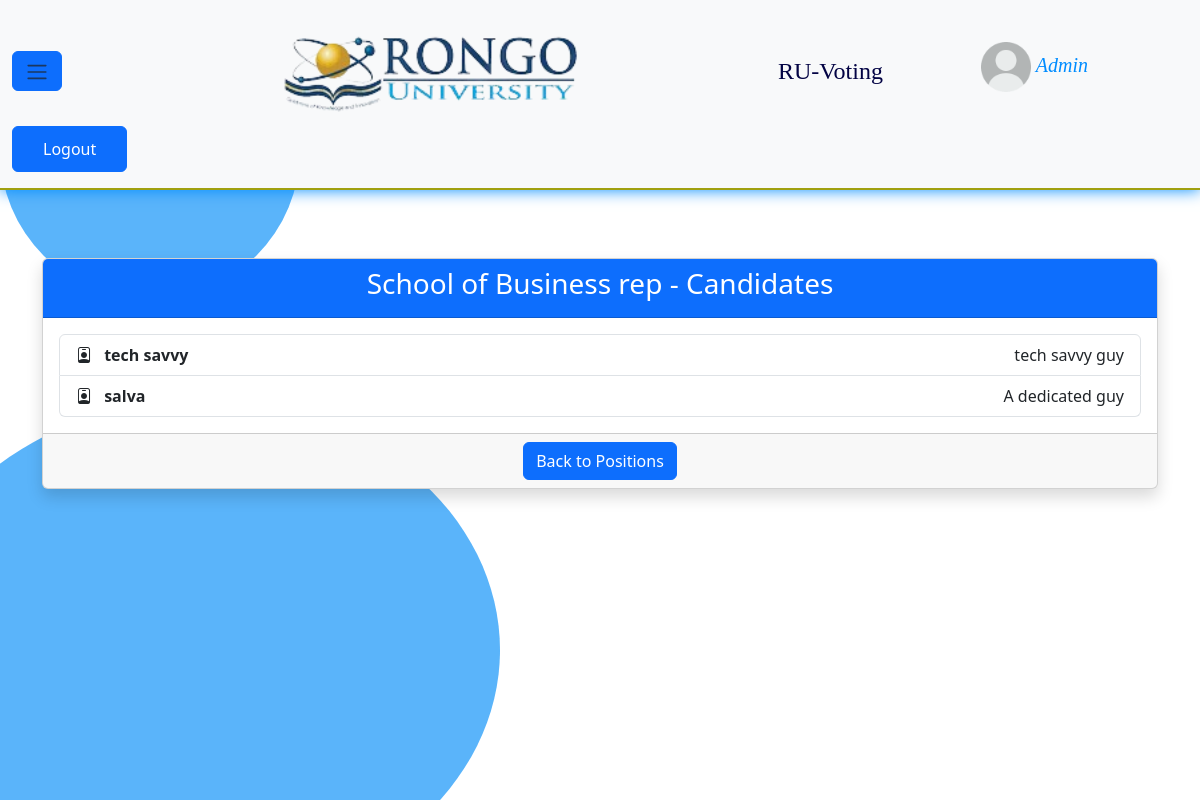
The app's page /position-details/2/ (signed in) with its own data.
### base/models.py (models this page shows, shortened)
class Position(models.Model):
    name = models.CharField(max_length=200, null=True)
    candidates = models.ManyToManyField(Candidate, related_name='positions')  # Many-to-many relationship

class Candidate(models.Model):
    name = models.CharField(max_length=200, null=True)
    image = models.ImageField(null=True, blank=True)
    bio = models.TextField(null=True)
    school = models.ForeignKey(School, on_delete=models.SET_NULL, null=True, blank=True, related_name='candidates')  # Associate candidate with a school

### base/views.py (the view)
# urls.py: path('position-details/<int:position_id>/', views.position_details, name='position_details'),  # New URL pattern
@login_required(login_url='login_view')
def position_details(request, position_id):
    position = get_object_or_404(Position, id=position_id)
    candidates = position.candidates.all()
    context = {'position': position, 'candidates': candidates}
    return render(request, 'base/position_details.html', context)

### base/templates/base/position_details.html
{% extends 'base/index.html' %}
{% load static %}
{% block content %}
  <div class="container mt-5">
    <div class="card shadow">
      <div class="card-header bg-primary text-white">
        <h3 class="card-title text-center">{{ position.name }} - Candidates</h3>
      </div>
      <div class="card-body">
        {% if candidates %}
          <div class="list-group">
            {% for candidate in candidates %}
              <div class="list-group-item list-group-item-action d-flex justify-content-between align-items-center">
                <span class="fw-bold">
                  <i class="bi bi-person-badge me-2"></i> {{ candidate.name }}
                </span>
                <span>{{ candidate.bio }}</span>
              </div>
            {% endfor %}
          </div>
        {% else %}
          <div class="alert alert-warning text-center">
            No candidates available for this position.
          </div>
        {% endif %}
      </div>
      <div class="card-footer text-center">
        <a href="{% url 'positions_list' %}" class="btn btn-primary">Back to Positions</a>
      </div>
    </div>
  </div>
{% endblock %}

### base/templates/base/index.html (shortened to what this page needs)
{% load static %}
<!doctype html>
<html lang="en">
  <head>
    <link href="https://cdn.jsdelivr.net/npm/bootstrap@5.3.3/dist/css/bootstrap.min.css" rel="stylesheet">
    <link rel="stylesheet" href="https://cdn.jsdelivr.net/npm/bootstrap-icons@1.11.3/font/bootstrap-icons.min.css">
  </head>
  <body class="d-flex flex-column vh-100 overflow-hidden">
    <nav class="navbar navbar-light bg-light py-3" style="border-bottom: 2px solid rgb(160, 160, 15); box-shadow: 0px 0px 15px rgb(0, 140, 255);">
      <div class="container-fluid d-flex align-items-center">
        <button class="btn btn-primary me-3" type="button" data-bs-toggle="offcanvas" data-bs-target="#offcanvasScrolling" aria-controls="offcanvasScrolling">
          <span class="navbar-toggler-icon"></span>
        </button>
        <a class="navbar-brand d-flex align-items-center me-auto" href="#">
          <img src="{% static 'images/Logo.png' %}" alt="Logo" width="300" height="100" class="d-inline-block align-text-top" style="object-fit: cover; margin-left: 200px;">
          <span style="margin-left: 200px; color: rgb(3, 3, 68); font-family: 'Times New Roman', Times, serif;" class="fs-4">RU-Voting</span>
        </a>
        <h4 style="font-family: 'Times New Roman', Times, serif; color: rgb(0, 140, 255); font-style: italic; margin-right: 100px; font-size: 20px;">
          <span style="color: #000;">
            <img src="{% static 'images/default.png' %}" style="width:50px; height:50px; object-fit:cover;" alt="">
          </span> {{ request.user }}
        </h4>
        <a href="{% url 'logout_view' %}" class="btn btn-primary" style="padding: 10px 30px;margin-right: 20px;">Logout</a>
      </div>
    </nav>
    <div class="flex-grow-1 overflow-auto" style="margin-top: 20px;">
      {% block content %}
      {% endblock %}
    </div>
    <div class="circle-bottom-left"></div>
  </body>
</html>

### base/templates/base/index.html (style rules this page uses)
.circle-bottom-left { width: 600px; height: 500px; background-color: rgb(90, 180, 250); border-radius: 50%; position: fixed; bottom: -100px; left: -100px; z-index: -1; }

### records on screen
Position: name "School of Business rep"
Candidate: name "tech savvy", bio "tech savvy guy"
Candidate: name "salva", bio "A dedicated guy"

### other values on screen
{{ request.user }} "Admin"
